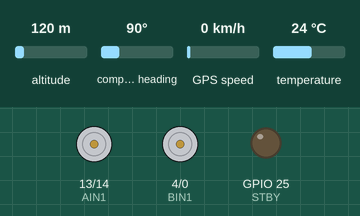
A sketch run on a simulated ESP32. On the bench: motor-driver pin pairs drawn as motors (green arrow = first pin HIGH = forward, orange = second pin HIGH = backward, longer = more drive, scaled by the enable pin, stopped while the standby pin is LOW), output pins drawn as LEDs (lit = HIGH). The inputs (shaded band) are chosen by the test bench; at power-on: altitude 120 m, compass heading 90°, GPS speed 0 km/h, temperature 24 °C. The GPS gets a fix after 3 s at 37.7749, -122.4194 with 8 satellites; what the sketch prints to the serial monitor is not drawn.

Above: at 0.1 s.
At 1.1 s:
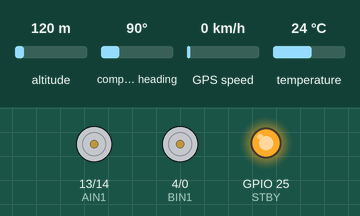
At 4.1 s:
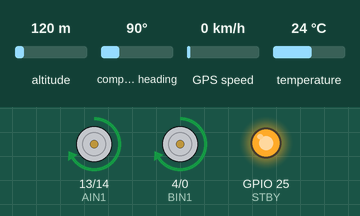
Timing chart, 0 to 5.6 s (numbered marks = the images above):
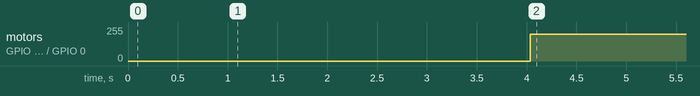

The sketch:

jiritusouko_siken.ino
```cpp
#include <Wire.h>
#include <Adafruit_BNO055.h>
#include <Adafruit_BME280.h>
#include <Ticker.h>
#include <cmath>
#include <TinyGPS++.h>
#include <math.h>
#include <HardwareSerial.h>
#define RXD2 16
#define TXD2 17
#define PI 3.14159265
#define EARTH_RAD 6378.137 // km


Adafruit_BNO055 bno=Adafruit_BNO055(55, 0x28);;
const int BME_CS = 5;
const int BME_SCK = 18;
const int BME_MOSI = 23;
const int BME_MISO = 19;
double oira_data[3] = {0, 0, 0};
double pres_data[3] = {0, 0, 0};
double acc_data[3] = {0, 0, 0};
double gps_data[2] = {0,0};
double yaw_offset = 17.8;
Adafruit_BME280 bme(BME_CS, BME_MOSI, BME_MISO, BME_SCK);
TinyGPSPlus gps;
double gps_lat; // 緯度
double gps_lon; // 経度
const int PWMA = 12;
const int AIN1 = 13;
const int AIN2 = 14;
const int STBY = 25;
const int PWMB = 2;
const int BIN1 = 4;
const int BIN2 = 0;
const int LEDC_CHANNEL_A = 0;
const int LEDC_CHANNEL_B = 1;
const int LEDC_BASE_FREQ = 1000;
double relativeDirection;
//pid制御パラメータ
#define gpsSp 200
#define gpsTp 0.75

float last_turn_error = 0.0;
float last_d_term = 0.0;
float alpha = 0.1;
float kp = 0.8;
float kd = 0;
float ki = 0.1;
float last_turn = 0;
float i_turn = 0;
float integral_turn = 0.0;
int PID_left;
int PID_right;
//setup
void setup() {
  Serial.begin(115200); // シリアル通信の初期化
  Serial2.begin(9600, SERIAL_8N1, RXD2, TXD2);
  while (!Serial);


  pinMode(21, INPUT_PULLUP); //SDA 21番ピンのプルアップ
  pinMode(22, INPUT_PULLUP); //SDA 22番ピンのプルアップ

  Serial.println("Orientation Sensor Raw Data Test");

  if (!bno.begin()) {
    Serial.print("Ooops, no BNO055 detected ... Check your wiring or I2C ADDR!");
    while (1);
  }

  delay(1000);

  /* Display the current temperature */
  int8_t temp = bno.getTemp();
  Serial.print("Current Temperature: ");
  Serial.print(temp);
  Serial.println(" C");

  bno.setExtCrystalUse(false);

  Serial.println("Calibration status values: 0=uncalibrated, 3=fully calibrated");

    // PWMの初期化
  Serial.println("Initializing PWM for motor A...");
  ledcSetup(LEDC_CHANNEL_A, LEDC_BASE_FREQ, 8);
  ledcAttachPin(PWMA, LEDC_CHANNEL_A);

  Serial.println("Initializing PWM for motor B...");
  ledcSetup(LEDC_CHANNEL_B, LEDC_BASE_FREQ, 8);
  ledcAttachPin(PWMB, LEDC_CHANNEL_B);

  // GPIOピンの初期化
  Serial.println("Initializing GPIO pins...");
  pinMode(AIN1, OUTPUT);
  pinMode(AIN2, OUTPUT);
  pinMode(STBY, OUTPUT);
  pinMode(BIN1, OUTPUT);
  pinMode(BIN2, OUTPUT);

  Serial.println("Setting STBY to HIGH...");
  digitalWrite(STBY, HIGH); // スタンバイ解除


}

void mae(int i,int j){
  Serial.println("Motor A Forward");
  digitalWrite(AIN1, HIGH);
  digitalWrite(AIN2, LOW);
  Serial.println("Motor B Forward");
  digitalWrite(BIN1, HIGH);
  digitalWrite(BIN2, LOW);
  ledcWrite(LEDC_CHANNEL_A, i);
  ledcWrite(LEDC_CHANNEL_B, j);
}


// 停止
void stop(){
  Serial.println("Stop");
  digitalWrite(AIN1, HIGH);
  digitalWrite(AIN2, HIGH);
  digitalWrite(BIN1, HIGH);
  digitalWrite(BIN2, HIGH); // AIN1とAIN2を同時にHIGHにしてブレーキ状態にする

}

// 回転_右
void spin_r(int i, int j){
  Serial.println("spin_r");
  digitalWrite(AIN1, HIGH);
  digitalWrite(AIN2, LOW);
  digitalWrite(BIN1, LOW);
  digitalWrite(BIN2, HIGH);
  ledcWrite(LEDC_CHANNEL_A, i);
  ledcWrite(LEDC_CHANNEL_B, j);
}

// 回転_左
void spin_l(int i, int j){
  Serial.println("spin_l");
  digitalWrite(AIN1, LOW);
  digitalWrite(AIN2, HIGH);
  digitalWrite(BIN1, HIGH);
  digitalWrite(BIN2, LOW);
  ledcWrite(LEDC_CHANNEL_A, i);
  ledcWrite(LEDC_CHANNEL_B, j);
}

// オイラ角取得
void get_oira() {
  imu::Quaternion quat = bno.getQuat();

  double w = quat.w();
  double x = quat.x();
  double y = quat.y();
  double z = quat.z();

  // ロール (x軸の回転)
  double t0 = +2.0 * (w * x + y * z);
  double t1 = +1.0 - 2.0 * (x * x + y * y);
  double roll = atan2(t0, t1);

  // ピッチ (y軸の回転)
  double t2 = +2.0 * (w * y - z * x);
  double pitch = asin(t2);

  // ヨー (z軸の回転)
  double t3 = +2.0 * (w * z + x * y);
  double t4 = +1.0 - 2.0 * (y * y + z * z);
  double yaw = atan2(t3, t4);

  oira_data[0] = roll * 57.2957795131;   // ラジアンから度に変換
  oira_data[1] = pitch * 57.2957795131;  // ラジアンから度に変換
  oira_data[2] = yaw * 57.2957795131 + yaw_offset;    // ラジアンから度に変換

  Serial.println(oira_data[0]);
}


void para() {
    while (Serial.available()) {
        String command = Serial.readStringUntil('\n'); // 改行まで読み取る

        Serial.println("par_sta");

        // コマンドに応じた処理を実行
        if (command == "para") {
            digitalWrite(AIN1, HIGH);
            digitalWrite(AIN2, LOW);
            digitalWrite(BIN1, HIGH);
            digitalWrite(BIN2, LOW);

            for(int i = 230; i >= 180; i--){
              ledcWrite(LEDC_CHANNEL_A, 230);
              ledcWrite(LEDC_CHANNEL_B, i);
              delay(10);
              Serial.print("Speed A: ");
              Serial.print(i);
              Serial.print(" | Speed B: ");
              Serial.println(i);
            }
            for(int i = 180; i <= 230; i++){
              ledcWrite(LEDC_CHANNEL_A, 230);
              ledcWrite(LEDC_CHANNEL_B, i);
              delay(10);
              Serial.print("Speed A: ");
              Serial.print(i);
              Serial.print(" | Speed B: ");
              Serial.println(i);
            }
          Serial.println("kaihi");
          Serial.println("end_cam");
          adjust();
        }


        else if (command == "non") {
            Serial.println("non para");
        }
        else {
            Serial.println("Unknown command");
        }
    }
}

double calculate_bearing(double lat1, double lon1, double lat2, double lon2) {
    double delta_lon = lon2 - lon1;
    double x = sin(delta_lon * PI / 180.0) * cos(lat2 * PI / 180.0);
    double y = cos(lat1 * PI / 180.0) * sin(lat2 * PI / 180.0) - sin(lat1 * PI / 180.0) * cos(lat2 * PI / 180.0) * cos(delta_lon * PI / 180.0);
    double bearing_rad = atan2(x, y);
    double bearing_deg = bearing_rad * (180.0 / PI);
    return fmod((bearing_deg + 360), 360); // 方位角を0-360の範囲内に調整
}

// 度をラジアンに変換
double deg2rad(double deg) {
    return deg * PI / 180.0;
}

// 距離計算
double calculate_distance(double lat1, double lon1, double lat2, double lon2) {
    lat1 = deg2rad(lat1);
    lon1 = deg2rad(lon1);
    lat2 = deg2rad(lat2);
    lon2 = deg2rad(lon2);

    return EARTH_RAD * acos(sin(lat1) * sin(lat2) + cos(lat1) * cos(lat2) * cos(lon2 - lon1));
}

void gp_data() {
    while (Serial2.available() > 0) {
        char c = Serial2.read();
        gps.encode(c);
        if (gps.location.isUpdated()) {
            gps_lat = gps.location.lat();
            gps_lon = gps.location.lng();
            Serial.print("LAT:  ");
            Serial.println(gps_lat, 9);
            Serial.print("LON:  ");
            Serial.println(gps_lon, 9);

            // ゴール地点の緯度,経度
            double goal_lat = 35.918094635;  // ゴールの緯度
            double goal_lon = 139.908639371; // ゴールの経度

            // 現在地からゴール地点への方位角の計算
            double bearing = calculate_bearing(gps_lat, gps_lon, goal_lat, goal_lon);

            // 現在地からゴール地点までの距離の計算
            double distance = calculate_distance(gps_lat, gps_lon, goal_lat, goal_lon);
            gps_data[0] = bearing;
            gps_data[1] = distance;
          }
    }

}


double get_turn() {
  gp_data();
  get_oira();
  double currentYaw = oira_data[2];
  double goalDirection = gps_data[0];
  double relativeDirection = goalDirection - currentYaw;
  if (relativeDirection < -180) {
    relativeDirection += 360;
  } else if (relativeDirection > 180) {
    relativeDirection -= 360;
  }
  return relativeDirection;
}

void adjust() {
  while (true) {
    get_turn();

    double ave_turn = relativeDirection;
    double ave_dit = gps_data[1];

    // 目標方向に十分に向いている場合、ループを抜ける
    if (relativeDirection > -10 && relativeDirection < 10) {
      break;
    } else {
      // 右回りか左回りかを決定
      bool clockwise = relativeDirection > 0;
      if (clockwise) {
        spin_r(180, 180);
        delay(1000);
      }
       else {
        spin_l(180, 180);
        delay(1000);
       }
    }
  }
}


void pid() {
  while (true) {
    get_turn();

    double ave_turn = relativeDirection;
    double ave_dit = gps_data[1];

    if (ave_dit < 20) {
        break;
    }
    else {
        float turn_error = ave_turn;

        float p_term = kp * turn_error;
        integral_turn += (turn_error + last_turn_error) / 2;


        float i_term = ki * integral_turn;
        float d_term_raw = turn_error - last_turn_error;
        float d_term = alpha * d_term_raw + (1 - alpha) * last_d_term;
        last_d_term = d_term;

        float pid_output = p_term + i_term + d_term;

        float last_turn_error = turn_error;

        if (pid_output > 0) {
            PID_left = gpsSp;
            PID_right = gpsSp - gpsTp * pid_output;
        } else {
            PID_right = gpsSp;
            PID_left = gpsSp + gpsTp * pid_output;
        }

        // PID出力の範囲を制限する
        PID_left = constrain(PID_left, 0, 255);
        PID_right = constrain(PID_right, 0, 255);

        Serial.print("\tMoterpower : ");
        Serial.print(PID_left);
        Serial.print(",");
        Serial.println(PID_right);
        mae(PID_left, PID_right);
    }
 }
}

void loop(){
  para();
  adjust();
  pid();
}
```

Measured:
- by itself, motor on GPIO 13 (AIN1) / GPIO 14 (AIN2), motor on GPIO 4 (BIN1) / GPIO 0 (BIN2): stopped → forward 199/255 at 4.0 s
